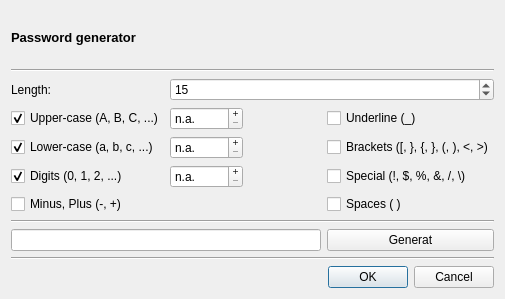
<?xml version="1.0" encoding="UTF-8"?>
<ui version="4.0">
 <class>DialogPasswordGenerator</class>
 <widget class="QDialog" name="DialogPasswordGenerator">
  <property name="geometry">
   <rect>
    <x>0</x>
    <y>0</y>
    <width>505</width>
    <height>299</height>
   </rect>
  </property>
  <property name="mouseTracking">
   <bool>true</bool>
  </property>
  <property name="windowTitle">
   <string>Password generator</string>
  </property>
  <layout class="QGridLayout" name="gridLayout">
   <item row="8" column="3">
    <widget class="QCheckBox" name="checkSpecial">
     <property name="text">
      <string>Special (!, $, %, &amp;&amp;, /, \)</string>
     </property>
    </widget>
   </item>
   <item row="0" column="0">
    <widget class="QLabel" name="label">
     <property name="font">
      <font>
       <pointsize>10</pointsize>
       <weight>75</weight>
       <bold>true</bold>
      </font>
     </property>
     <property name="text">
      <string>Password generator</string>
     </property>
    </widget>
   </item>
   <item row="5" column="0">
    <widget class="QCheckBox" name="checkUpperCase">
     <property name="text">
      <string>Upper-case (A, B, C, ...)</string>
     </property>
     <property name="checked">
      <bool>true</bool>
     </property>
    </widget>
   </item>
   <item row="10" column="0" colspan="4">
    <widget class="Line" name="line_3">
     <property name="orientation">
      <enum>Qt::Horizontal</enum>
     </property>
    </widget>
   </item>
   <item row="9" column="0">
    <widget class="QCheckBox" name="checkMinusAndPlus">
     <property name="text">
      <string>Minus, Plus (-, +)</string>
     </property>
    </widget>
   </item>
   <item row="17" column="0" colspan="4">
    <widget class="Line" name="line_2">
     <property name="orientation">
      <enum>Qt::Horizontal</enum>
     </property>
    </widget>
   </item>
   <item row="7" column="3">
    <widget class="QCheckBox" name="checkBrackets">
     <property name="text">
      <string>Brackets ([, }, {, }, (, ), &lt;, &gt;)</string>
     </property>
    </widget>
   </item>
   <item row="5" column="3">
    <widget class="QCheckBox" name="checkUnterlind">
     <property name="text">
      <string>Underline (_)</string>
     </property>
    </widget>
   </item>
   <item row="9" column="3">
    <widget class="QCheckBox" name="checkSpaces">
     <property name="text">
      <string>Spaces ( )</string>
     </property>
    </widget>
   </item>
   <item row="8" column="0">
    <widget class="QCheckBox" name="checkDigits">
     <property name="text">
      <string>Digits (0, 1, 2, ...)</string>
     </property>
     <property name="checked">
      <bool>true</bool>
     </property>
    </widget>
   </item>
   <item row="7" column="0">
    <widget class="QCheckBox" name="checkLowerCase">
     <property name="text">
      <string>Lower-case (a, b, c, ...)</string>
     </property>
     <property name="checked">
      <bool>true</bool>
     </property>
    </widget>
   </item>
   <item row="18" column="0" colspan="4">
    <widget class="QDialogButtonBox" name="buttonBox">
     <property name="orientation">
      <enum>Qt::Horizontal</enum>
     </property>
     <property name="standardButtons">
      <set>QDialogButtonBox::Cancel|QDialogButtonBox::Ok</set>
     </property>
    </widget>
   </item>
   <item row="1" column="0" colspan="4">
    <widget class="Line" name="line">
     <property name="orientation">
      <enum>Qt::Horizontal</enum>
     </property>
    </widget>
   </item>
   <item row="5" column="1">
    <widget class="QSpinBox" name="textMinNrOfUpperCase">
     <property name="buttonSymbols">
      <enum>QAbstractSpinBox::PlusMinus</enum>
     </property>
     <property name="specialValueText">
      <string>n.a.</string>
     </property>
     <property name="accelerated">
      <bool>false</bool>
     </property>
     <property name="correctionMode">
      <enum>QAbstractSpinBox::CorrectToPreviousValue</enum>
     </property>
     <property name="showGroupSeparator" stdset="0">
      <bool>false</bool>
     </property>
     <property name="suffix">
      <string/>
     </property>
     <property name="minimum">
      <number>0</number>
     </property>
     <property name="value">
      <number>0</number>
     </property>
     <property name="displayIntegerBase">
      <number>10</number>
     </property>
    </widget>
   </item>
   <item row="7" column="1">
    <widget class="QSpinBox" name="textMinNrOfLowerCase">
     <property name="buttonSymbols">
      <enum>QAbstractSpinBox::PlusMinus</enum>
     </property>
     <property name="specialValueText">
      <string>n.a.</string>
     </property>
    </widget>
   </item>
   <item row="8" column="1">
    <widget class="QSpinBox" name="textMinNrOfDigits">
     <property name="buttonSymbols">
      <enum>QAbstractSpinBox::PlusMinus</enum>
     </property>
     <property name="specialValueText">
      <string>n.a.</string>
     </property>
    </widget>
   </item>
   <item row="11" column="3">
    <widget class="QPushButton" name="buttonGenerate">
     <property name="text">
      <string>Generat</string>
     </property>
    </widget>
   </item>
   <item row="11" column="0" colspan="3">
    <widget class="QLineEdit" name="textGeneratedPassword"/>
   </item>
   <item row="4" column="1" colspan="3">
    <widget class="QSpinBox" name="textLengthOfPassword">
     <property name="minimum">
      <number>1</number>
     </property>
     <property name="maximum">
      <number>256</number>
     </property>
     <property name="value">
      <number>15</number>
     </property>
    </widget>
   </item>
   <item row="4" column="0">
    <widget class="QLabel" name="label_2">
     <property name="text">
      <string>Length:</string>
     </property>
    </widget>
   </item>
  </layout>
 </widget>
 <resources/>
 <connections>
  <connection>
   <sender>buttonBox</sender>
   <signal>accepted()</signal>
   <receiver>DialogPasswordGenerator</receiver>
   <slot>accept()</slot>
   <hints>
    <hint type="sourcelabel">
     <x>248</x>
     <y>254</y>
    </hint>
    <hint type="destinationlabel">
     <x>157</x>
     <y>274</y>
    </hint>
   </hints>
  </connection>
  <connection>
   <sender>buttonBox</sender>
   <signal>rejected()</signal>
   <receiver>DialogPasswordGenerator</receiver>
   <slot>reject()</slot>
   <hints>
    <hint type="sourcelabel">
     <x>316</x>
     <y>260</y>
    </hint>
    <hint type="destinationlabel">
     <x>286</x>
     <y>274</y>
    </hint>
   </hints>
  </connection>
 </connections>
</ui>
